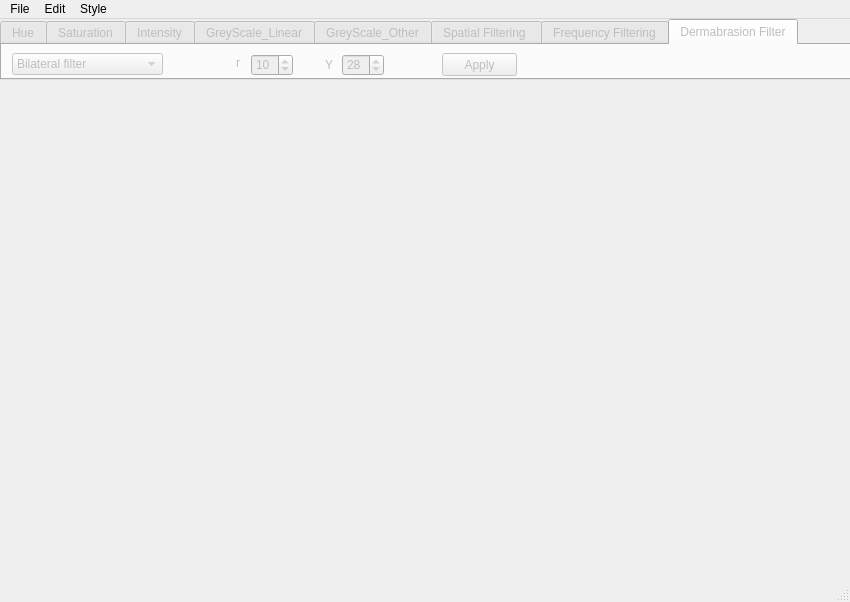
<?xml version="1.0" encoding="UTF-8"?>
<ui version="4.0">
 <class>ImageProcessClass</class>
 <widget class="QMainWindow" name="ImageProcessClass">
  <property name="geometry">
   <rect>
    <x>0</x>
    <y>0</y>
    <width>850</width>
    <height>602</height>
   </rect>
  </property>
  <property name="windowTitle">
   <string>ImageProcess</string>
  </property>
  <widget class="QWidget" name="centralWidget">
   <widget class="QLabel" name="imageLabel">
    <property name="geometry">
     <rect>
      <x>0</x>
      <y>60</y>
      <width>761</width>
      <height>451</height>
     </rect>
    </property>
    <property name="text">
     <string/>
    </property>
   </widget>
   <widget class="QTabWidget" name="tabWidget">
    <property name="enabled">
     <bool>false</bool>
    </property>
    <property name="geometry">
     <rect>
      <x>0</x>
      <y>0</y>
      <width>851</width>
      <height>61</height>
     </rect>
    </property>
    <property name="sizePolicy">
     <sizepolicy hsizetype="Expanding" vsizetype="Expanding">
      <horstretch>0</horstretch>
      <verstretch>0</verstretch>
     </sizepolicy>
    </property>
    <property name="cursor">
     <cursorShape>ArrowCursor</cursorShape>
    </property>
    <property name="autoFillBackground">
     <bool>false</bool>
    </property>
    <property name="currentIndex">
     <number>7</number>
    </property>
    <widget class="QWidget" name="hue">
     <attribute name="title">
      <string>Hue</string>
     </attribute>
     <widget class="QSlider" name="hueSlider">
      <property name="geometry">
       <rect>
        <x>360</x>
        <y>8</y>
        <width>160</width>
        <height>22</height>
       </rect>
      </property>
      <property name="maximum">
       <number>360</number>
      </property>
      <property name="orientation">
       <enum>Qt::Horizontal</enum>
      </property>
     </widget>
     <widget class="QLabel" name="hueLabel">
      <property name="geometry">
       <rect>
        <x>10</x>
        <y>13</y>
        <width>54</width>
        <height>12</height>
       </rect>
      </property>
      <property name="text">
       <string>Input:</string>
      </property>
     </widget>
     <widget class="QPushButton" name="hueButton">
      <property name="geometry">
       <rect>
        <x>210</x>
        <y>8</y>
        <width>75</width>
        <height>22</height>
       </rect>
      </property>
      <property name="text">
       <string>Adjust</string>
      </property>
     </widget>
     <widget class="QLabel" name="label">
      <property name="geometry">
       <rect>
        <x>340</x>
        <y>10</y>
        <width>21</width>
        <height>16</height>
       </rect>
      </property>
      <property name="text">
       <string>0°</string>
      </property>
     </widget>
     <widget class="QLabel" name="label_2">
      <property name="geometry">
       <rect>
        <x>530</x>
        <y>10</y>
        <width>31</width>
        <height>16</height>
       </rect>
      </property>
      <property name="text">
       <string>360°</string>
      </property>
     </widget>
     <widget class="QDoubleSpinBox" name="hueInput">
      <property name="geometry">
       <rect>
        <x>80</x>
        <y>9</y>
        <width>113</width>
        <height>20</height>
       </rect>
      </property>
      <property name="maximum">
       <double>360.000000000000000</double>
      </property>
     </widget>
    </widget>
    <widget class="QWidget" name="saturation">
     <attribute name="title">
      <string>Saturation</string>
     </attribute>
     <widget class="QLabel" name="satLabel">
      <property name="geometry">
       <rect>
        <x>10</x>
        <y>13</y>
        <width>54</width>
        <height>12</height>
       </rect>
      </property>
      <property name="text">
       <string>Input:</string>
      </property>
     </widget>
     <widget class="QPushButton" name="satButton">
      <property name="geometry">
       <rect>
        <x>210</x>
        <y>8</y>
        <width>75</width>
        <height>22</height>
       </rect>
      </property>
      <property name="text">
       <string>Adjust</string>
      </property>
     </widget>
     <widget class="QSlider" name="satSlider">
      <property name="geometry">
       <rect>
        <x>360</x>
        <y>8</y>
        <width>160</width>
        <height>22</height>
       </rect>
      </property>
      <property name="minimum">
       <number>-100</number>
      </property>
      <property name="maximum">
       <number>100</number>
      </property>
      <property name="orientation">
       <enum>Qt::Horizontal</enum>
      </property>
     </widget>
     <widget class="QLabel" name="label_3">
      <property name="geometry">
       <rect>
        <x>325</x>
        <y>9</y>
        <width>31</width>
        <height>20</height>
       </rect>
      </property>
      <property name="text">
       <string>-100</string>
      </property>
     </widget>
     <widget class="QLabel" name="label_4">
      <property name="geometry">
       <rect>
        <x>530</x>
        <y>9</y>
        <width>21</width>
        <height>20</height>
       </rect>
      </property>
      <property name="text">
       <string>100</string>
      </property>
     </widget>
     <widget class="QDoubleSpinBox" name="satInput">
      <property name="geometry">
       <rect>
        <x>80</x>
        <y>9</y>
        <width>113</width>
        <height>20</height>
       </rect>
      </property>
      <property name="minimum">
       <double>-100.000000000000000</double>
      </property>
      <property name="maximum">
       <double>100.000000000000000</double>
      </property>
      <property name="singleStep">
       <double>1.000000000000000</double>
      </property>
     </widget>
    </widget>
    <widget class="QWidget" name="intensity">
     <attribute name="title">
      <string>Intensity</string>
     </attribute>
     <widget class="QSlider" name="intSlider">
      <property name="geometry">
       <rect>
        <x>360</x>
        <y>8</y>
        <width>160</width>
        <height>22</height>
       </rect>
      </property>
      <property name="minimum">
       <number>-100</number>
      </property>
      <property name="maximum">
       <number>100</number>
      </property>
      <property name="orientation">
       <enum>Qt::Horizontal</enum>
      </property>
     </widget>
     <widget class="QPushButton" name="intButton">
      <property name="geometry">
       <rect>
        <x>210</x>
        <y>8</y>
        <width>75</width>
        <height>22</height>
       </rect>
      </property>
      <property name="text">
       <string>Adjust</string>
      </property>
     </widget>
     <widget class="QLabel" name="intLabel">
      <property name="geometry">
       <rect>
        <x>10</x>
        <y>13</y>
        <width>54</width>
        <height>12</height>
       </rect>
      </property>
      <property name="text">
       <string>Input:</string>
      </property>
     </widget>
     <widget class="QLabel" name="label_5">
      <property name="geometry">
       <rect>
        <x>325</x>
        <y>9</y>
        <width>31</width>
        <height>20</height>
       </rect>
      </property>
      <property name="text">
       <string>-100</string>
      </property>
     </widget>
     <widget class="QLabel" name="label_6">
      <property name="geometry">
       <rect>
        <x>530</x>
        <y>9</y>
        <width>21</width>
        <height>20</height>
       </rect>
      </property>
      <property name="text">
       <string>100</string>
      </property>
     </widget>
     <widget class="QDoubleSpinBox" name="intInput">
      <property name="geometry">
       <rect>
        <x>80</x>
        <y>9</y>
        <width>113</width>
        <height>20</height>
       </rect>
      </property>
      <property name="minimum">
       <double>-100.000000000000000</double>
      </property>
      <property name="maximum">
       <double>100.000000000000000</double>
      </property>
      <property name="singleStep">
       <double>1.000000000000000</double>
      </property>
     </widget>
    </widget>
    <widget class="QWidget" name="Linear">
     <attribute name="title">
      <string>GreyScale_Linear</string>
     </attribute>
     <widget class="QLabel" name="label_7">
      <property name="geometry">
       <rect>
        <x>10</x>
        <y>10</y>
        <width>51</width>
        <height>16</height>
       </rect>
      </property>
      <property name="text">
       <string>Point x:</string>
      </property>
     </widget>
     <widget class="QDoubleSpinBox" name="Linear_x">
      <property name="geometry">
       <rect>
        <x>60</x>
        <y>8</y>
        <width>51</width>
        <height>22</height>
       </rect>
      </property>
      <property name="maximum">
       <double>255.000000000000000</double>
      </property>
     </widget>
     <widget class="QLabel" name="label_8">
      <property name="geometry">
       <rect>
        <x>122</x>
        <y>10</y>
        <width>21</width>
        <height>16</height>
       </rect>
      </property>
      <property name="text">
       <string>y:</string>
      </property>
     </widget>
     <widget class="QDoubleSpinBox" name="Linear_y">
      <property name="geometry">
       <rect>
        <x>136</x>
        <y>8</y>
        <width>51</width>
        <height>22</height>
       </rect>
      </property>
      <property name="maximum">
       <double>255.000000000000000</double>
      </property>
     </widget>
     <widget class="QPushButton" name="Linear_add">
      <property name="geometry">
       <rect>
        <x>210</x>
        <y>8</y>
        <width>51</width>
        <height>23</height>
       </rect>
      </property>
      <property name="text">
       <string>Add</string>
      </property>
     </widget>
     <widget class="QTextBrowser" name="Linear_points">
      <property name="geometry">
       <rect>
        <x>360</x>
        <y>9</y>
        <width>151</width>
        <height>21</height>
       </rect>
      </property>
     </widget>
     <widget class="QPushButton" name="Linear_apply">
      <property name="geometry">
       <rect>
        <x>520</x>
        <y>8</y>
        <width>66</width>
        <height>23</height>
       </rect>
      </property>
      <property name="text">
       <string>Apply</string>
      </property>
     </widget>
     <widget class="QLabel" name="label_9">
      <property name="geometry">
       <rect>
        <x>315</x>
        <y>10</y>
        <width>54</width>
        <height>16</height>
       </rect>
      </property>
      <property name="text">
       <string>Points:</string>
      </property>
     </widget>
    </widget>
    <widget class="QWidget" name="GreyOther">
     <attribute name="title">
      <string>GreyScale_Other</string>
     </attribute>
     <widget class="QComboBox" name="GreyMethods">
      <property name="geometry">
       <rect>
        <x>10</x>
        <y>8</y>
        <width>131</width>
        <height>22</height>
       </rect>
      </property>
      <property name="currentText">
       <string>Log-transformation</string>
      </property>
      <property name="maxCount">
       <number>2147483646</number>
      </property>
      <item>
       <property name="text">
        <string>Log-transformation</string>
       </property>
      </item>
      <item>
       <property name="text">
        <string>Exp-transformation</string>
       </property>
      </item>
      <item>
       <property name="text">
        <string>Gamma Correction</string>
       </property>
      </item>
     </widget>
     <widget class="QLabel" name="label_10">
      <property name="geometry">
       <rect>
        <x>155</x>
        <y>11</y>
        <width>16</width>
        <height>16</height>
       </rect>
      </property>
      <property name="text">
       <string>a</string>
      </property>
     </widget>
     <widget class="QLabel" name="label_11">
      <property name="geometry">
       <rect>
        <x>244</x>
        <y>12</y>
        <width>16</width>
        <height>16</height>
       </rect>
      </property>
      <property name="text">
       <string>b</string>
      </property>
     </widget>
     <widget class="QLabel" name="label_12">
      <property name="geometry">
       <rect>
        <x>336</x>
        <y>11</y>
        <width>16</width>
        <height>16</height>
       </rect>
      </property>
      <property name="text">
       <string>c</string>
      </property>
     </widget>
     <widget class="QDoubleSpinBox" name="Grey_a">
      <property name="geometry">
       <rect>
        <x>168</x>
        <y>9</y>
        <width>61</width>
        <height>21</height>
       </rect>
      </property>
      <property name="decimals">
       <number>5</number>
      </property>
     </widget>
     <widget class="QDoubleSpinBox" name="Grey_b">
      <property name="geometry">
       <rect>
        <x>259</x>
        <y>9</y>
        <width>61</width>
        <height>21</height>
       </rect>
      </property>
      <property name="decimals">
       <number>5</number>
      </property>
     </widget>
     <widget class="QDoubleSpinBox" name="Grey_c">
      <property name="geometry">
       <rect>
        <x>351</x>
        <y>9</y>
        <width>61</width>
        <height>21</height>
       </rect>
      </property>
      <property name="decimals">
       <number>5</number>
      </property>
     </widget>
     <widget class="QLabel" name="label_13">
      <property name="geometry">
       <rect>
        <x>445</x>
        <y>12</y>
        <width>41</width>
        <height>16</height>
       </rect>
      </property>
      <property name="text">
       <string>Gamma</string>
      </property>
     </widget>
     <widget class="QDoubleSpinBox" name="Grey_gamma">
      <property name="geometry">
       <rect>
        <x>487</x>
        <y>9</y>
        <width>62</width>
        <height>21</height>
       </rect>
      </property>
     </widget>
     <widget class="QPushButton" name="Grey_apply">
      <property name="geometry">
       <rect>
        <x>562</x>
        <y>9</y>
        <width>75</width>
        <height>23</height>
       </rect>
      </property>
      <property name="text">
       <string>Apply</string>
      </property>
     </widget>
    </widget>
    <widget class="QWidget" name="SpatialFiltering">
     <attribute name="title">
      <string>Spatial Filtering </string>
     </attribute>
     <widget class="QComboBox" name="SpatialType">
      <property name="geometry">
       <rect>
        <x>10</x>
        <y>8</y>
        <width>141</width>
        <height>22</height>
       </rect>
      </property>
      <item>
       <property name="text">
        <string>Median Filter</string>
       </property>
      </item>
      <item>
       <property name="text">
        <string>Gaussian Blur</string>
       </property>
      </item>
     </widget>
     <widget class="QSlider" name="SpatialTemplateSize">
      <property name="geometry">
       <rect>
        <x>289</x>
        <y>10</y>
        <width>91</width>
        <height>22</height>
       </rect>
      </property>
      <property name="minimum">
       <number>3</number>
      </property>
      <property name="maximum">
       <number>27</number>
      </property>
      <property name="singleStep">
       <number>2</number>
      </property>
      <property name="pageStep">
       <number>3</number>
      </property>
      <property name="orientation">
       <enum>Qt::Horizontal</enum>
      </property>
     </widget>
     <widget class="QLabel" name="label_14">
      <property name="geometry">
       <rect>
        <x>168</x>
        <y>11</y>
        <width>91</width>
        <height>16</height>
       </rect>
      </property>
      <property name="text">
       <string>Template Size:</string>
      </property>
     </widget>
     <widget class="QLabel" name="SpatialSizeLabel">
      <property name="geometry">
       <rect>
        <x>273</x>
        <y>12</y>
        <width>12</width>
        <height>16</height>
       </rect>
      </property>
      <property name="text">
       <string>3</string>
      </property>
     </widget>
     <widget class="QPushButton" name="ImageSharpening">
      <property name="geometry">
       <rect>
        <x>654</x>
        <y>8</y>
        <width>131</width>
        <height>23</height>
       </rect>
      </property>
      <property name="text">
       <string>Image Sharpening</string>
      </property>
     </widget>
     <widget class="QComboBox" name="ImageSharpeningFactor">
      <property name="geometry">
       <rect>
        <x>568</x>
        <y>8</y>
        <width>71</width>
        <height>22</height>
       </rect>
      </property>
      <item>
       <property name="text">
        <string>Roberts</string>
       </property>
      </item>
      <item>
       <property name="text">
        <string>Prewitt</string>
       </property>
      </item>
      <item>
       <property name="text">
        <string>Sobel</string>
       </property>
      </item>
     </widget>
     <widget class="QPushButton" name="SpatialApply">
      <property name="geometry">
       <rect>
        <x>391</x>
        <y>8</y>
        <width>75</width>
        <height>23</height>
       </rect>
      </property>
      <property name="text">
       <string>Apply</string>
      </property>
     </widget>
    </widget>
    <widget class="QWidget" name="tab">
     <attribute name="title">
      <string>Frequency Filtering</string>
     </attribute>
     <widget class="QComboBox" name="FrequencyFilterType">
      <property name="geometry">
       <rect>
        <x>10</x>
        <y>8</y>
        <width>181</width>
        <height>22</height>
       </rect>
      </property>
      <item>
       <property name="text">
        <string>Gaussian Low Pass Filter</string>
       </property>
      </item>
      <item>
       <property name="text">
        <string>Gaussian High Pass Filter</string>
       </property>
      </item>
     </widget>
     <widget class="QSlider" name="FrequencyD0">
      <property name="geometry">
       <rect>
        <x>250</x>
        <y>10</y>
        <width>201</width>
        <height>22</height>
       </rect>
      </property>
      <property name="minimum">
       <number>2</number>
      </property>
      <property name="maximum">
       <number>100</number>
      </property>
      <property name="value">
       <number>2</number>
      </property>
      <property name="orientation">
       <enum>Qt::Horizontal</enum>
      </property>
     </widget>
     <widget class="QLabel" name="label_15">
      <property name="geometry">
       <rect>
        <x>236</x>
        <y>11</y>
        <width>16</width>
        <height>16</height>
       </rect>
      </property>
      <property name="text">
       <string>2</string>
      </property>
     </widget>
     <widget class="QLabel" name="label_16">
      <property name="geometry">
       <rect>
        <x>464</x>
        <y>11</y>
        <width>31</width>
        <height>16</height>
       </rect>
      </property>
      <property name="text">
       <string>100</string>
      </property>
     </widget>
     <widget class="QPushButton" name="FrequencyApply">
      <property name="geometry">
       <rect>
        <x>518</x>
        <y>8</y>
        <width>75</width>
        <height>23</height>
       </rect>
      </property>
      <property name="text">
       <string>Apply</string>
      </property>
     </widget>
    </widget>
    <widget class="QWidget" name="tab_2">
     <attribute name="title">
      <string>Dermabrasion Filter</string>
     </attribute>
     <widget class="QComboBox" name="DermabrasionMethod">
      <property name="geometry">
       <rect>
        <x>10</x>
        <y>8</y>
        <width>151</width>
        <height>22</height>
       </rect>
      </property>
      <item>
       <property name="text">
        <string>Bilateral filter</string>
       </property>
      </item>
      <item>
       <property name="text">
        <string>Surface Filter</string>
       </property>
      </item>
     </widget>
     <widget class="QLabel" name="label_17">
      <property name="geometry">
       <rect>
        <x>234</x>
        <y>10</y>
        <width>16</width>
        <height>16</height>
       </rect>
      </property>
      <property name="text">
       <string>r</string>
      </property>
     </widget>
     <widget class="QSpinBox" name="DermabrasionR">
      <property name="geometry">
       <rect>
        <x>249</x>
        <y>9</y>
        <width>42</width>
        <height>22</height>
       </rect>
      </property>
      <property name="value">
       <number>10</number>
      </property>
     </widget>
     <widget class="QLabel" name="label_18">
      <property name="geometry">
       <rect>
        <x>323</x>
        <y>12</y>
        <width>16</width>
        <height>16</height>
       </rect>
      </property>
      <property name="text">
       <string>Y</string>
      </property>
     </widget>
     <widget class="QSpinBox" name="DermabrasionY">
      <property name="geometry">
       <rect>
        <x>340</x>
        <y>9</y>
        <width>42</width>
        <height>22</height>
       </rect>
      </property>
      <property name="value">
       <number>28</number>
      </property>
     </widget>
     <widget class="QPushButton" name="DermabrasionButton">
      <property name="geometry">
       <rect>
        <x>440</x>
        <y>8</y>
        <width>75</width>
        <height>23</height>
       </rect>
      </property>
      <property name="text">
       <string>Apply</string>
      </property>
     </widget>
    </widget>
   </widget>
  </widget>
  <widget class="QMenuBar" name="menuBar">
   <property name="geometry">
    <rect>
     <x>0</x>
     <y>0</y>
     <width>850</width>
     <height>23</height>
    </rect>
   </property>
   <property name="contextMenuPolicy">
    <enum>Qt::NoContextMenu</enum>
   </property>
   <widget class="QMenu" name="menuFile">
    <property name="title">
     <string>File</string>
    </property>
    <addaction name="actionOpen"/>
    <addaction name="actionSave"/>
    <addaction name="actionSave_as"/>
    <addaction name="actionExit"/>
   </widget>
   <widget class="QMenu" name="menuEdit">
    <property name="title">
     <string>Edit</string>
    </property>
    <widget class="QMenu" name="menuHistogram_Specification">
     <property name="enabled">
      <bool>true</bool>
     </property>
     <property name="title">
      <string>Histogram Specification</string>
     </property>
     <addaction name="actionChoose_a_image_SML"/>
     <addaction name="actionChoose_a_image_GML"/>
    </widget>
    <addaction name="actionReverse"/>
    <addaction name="separator"/>
    <addaction name="actionRotate_CW"/>
    <addaction name="actionRotate_CCW"/>
    <addaction name="separator"/>
    <addaction name="actionChoose_Clip_Area"/>
    <addaction name="actionExit_Choose"/>
    <addaction name="actionClip"/>
    <addaction name="separator"/>
    <addaction name="actionHistogram_Equalization"/>
    <addaction name="menuHistogram_Specification"/>
   </widget>
   <widget class="QMenu" name="menuStyle">
    <property name="title">
     <string>Style</string>
    </property>
    <addaction name="actionRilievo_Style"/>
   </widget>
   <addaction name="menuFile"/>
   <addaction name="menuEdit"/>
   <addaction name="menuStyle"/>
  </widget>
  <widget class="QStatusBar" name="statusBar"/>
  <action name="actionOpen">
   <property name="text">
    <string>Open</string>
   </property>
   <property name="toolTip">
    <string>Open exist file</string>
   </property>
  </action>
  <action name="actionSave">
   <property name="enabled">
    <bool>false</bool>
   </property>
   <property name="text">
    <string>Save</string>
   </property>
   <property name="toolTip">
    <string>Save the file</string>
   </property>
  </action>
  <action name="actionExit">
   <property name="text">
    <string>Exit</string>
   </property>
   <property name="toolTip">
    <string>Exit the program</string>
   </property>
  </action>
  <action name="actionSave_as">
   <property name="enabled">
    <bool>false</bool>
   </property>
   <property name="text">
    <string>Save as..</string>
   </property>
   <property name="toolTip">
    <string>Save the file as...</string>
   </property>
  </action>
  <action name="actionReverse">
   <property name="enabled">
    <bool>false</bool>
   </property>
   <property name="text">
    <string>Reverse</string>
   </property>
   <property name="toolTip">
    <string>Reverse the image</string>
   </property>
  </action>
  <action name="actionRotate_CW">
   <property name="enabled">
    <bool>false</bool>
   </property>
   <property name="text">
    <string>Rotate CW</string>
   </property>
   <property name="toolTip">
    <string>Rotate 90 degree clockwise</string>
   </property>
  </action>
  <action name="actionRotate_CCW">
   <property name="enabled">
    <bool>false</bool>
   </property>
   <property name="text">
    <string>Rotate CCW</string>
   </property>
   <property name="toolTip">
    <string>Rotate 90 degree counter clockwise</string>
   </property>
  </action>
  <action name="actionChoose_Clip_Area">
   <property name="enabled">
    <bool>false</bool>
   </property>
   <property name="text">
    <string>Choose Clip Area</string>
   </property>
   <property name="toolTip">
    <string>Choose the clip area</string>
   </property>
  </action>
  <action name="actionClip">
   <property name="enabled">
    <bool>false</bool>
   </property>
   <property name="text">
    <string>Clip</string>
   </property>
   <property name="toolTip">
    <string>Clip the image with the chosen area</string>
   </property>
  </action>
  <action name="actionExit_Choose">
   <property name="enabled">
    <bool>false</bool>
   </property>
   <property name="text">
    <string>Exit Choose</string>
   </property>
   <property name="toolTip">
    <string>Exit choosing clip area mode</string>
   </property>
  </action>
  <action name="actionHistogram_Equalization">
   <property name="enabled">
    <bool>false</bool>
   </property>
   <property name="text">
    <string>Histogram Equalization</string>
   </property>
  </action>
  <action name="actionChoose_a_image_SML">
   <property name="enabled">
    <bool>false</bool>
   </property>
   <property name="text">
    <string>Choose a image SML</string>
   </property>
  </action>
  <action name="actionNormal_Distribution_SML">
   <property name="enabled">
    <bool>false</bool>
   </property>
   <property name="text">
    <string>Normal Distribution SML</string>
   </property>
  </action>
  <action name="actionChoose_a_image_GML">
   <property name="enabled">
    <bool>false</bool>
   </property>
   <property name="text">
    <string>Choose a image GML</string>
   </property>
  </action>
  <action name="actionGaussian_Blur">
   <property name="enabled">
    <bool>false</bool>
   </property>
   <property name="text">
    <string>Gaussian Blur</string>
   </property>
  </action>
  <action name="actionImage_Sharpening">
   <property name="enabled">
    <bool>false</bool>
   </property>
   <property name="text">
    <string>Image Sharpening</string>
   </property>
  </action>
  <action name="action3_3">
   <property name="text">
    <string>3*3 template</string>
   </property>
  </action>
  <action name="action5_5_template">
   <property name="text">
    <string>5*5 template</string>
   </property>
  </action>
  <action name="action7_7template">
   <property name="text">
    <string>7*7template</string>
   </property>
  </action>
  <action name="actionDermabrasion">
   <property name="text">
    <string>Dermabrasion Filter</string>
   </property>
  </action>
  <action name="actionRilievo_Style">
   <property name="enabled">
    <bool>false</bool>
   </property>
   <property name="text">
    <string>Rilievo Style</string>
   </property>
  </action>
 </widget>
 <layoutdefault spacing="6" margin="11"/>
 <resources>
  <include location="imageprocess.qrc"/>
 </resources>
 <connections>
  <connection>
   <sender>actionExit</sender>
   <signal>triggered()</signal>
   <receiver>ImageProcessClass</receiver>
   <slot>close()</slot>
   <hints>
    <hint type="sourcelabel">
     <x>-1</x>
     <y>-1</y>
    </hint>
    <hint type="destinationlabel">
     <x>299</x>
     <y>199</y>
    </hint>
   </hints>
  </connection>
 </connections>
</ui>
